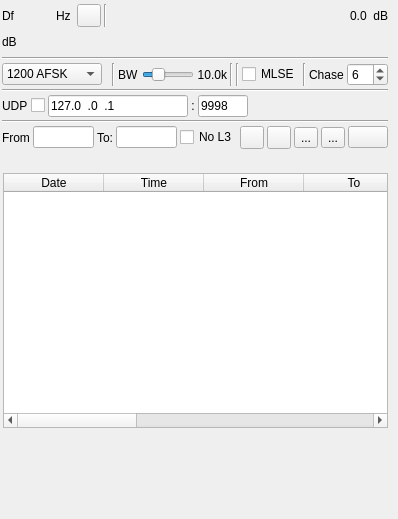
<?xml version="1.0" encoding="UTF-8"?>
<ui version="4.0">
 <class>PacketDemodGUI</class>
 <widget class="RollupContents" name="PacketDemodGUI">
  <property name="geometry">
   <rect>
    <x>0</x>
    <y>0</y>
    <width>398</width>
    <height>519</height>
   </rect>
  </property>
  <property name="sizePolicy">
   <sizepolicy hsizetype="Expanding" vsizetype="Expanding">
    <horstretch>0</horstretch>
    <verstretch>0</verstretch>
   </sizepolicy>
  </property>
  <property name="minimumSize">
   <size>
    <width>352</width>
    <height>0</height>
   </size>
  </property>
  <property name="font">
   <font>
    <family>Liberation Sans</family>
    <pointsize>9</pointsize>
   </font>
  </property>
  <property name="focusPolicy">
   <enum>Qt::FocusPolicy::StrongFocus</enum>
  </property>
  <property name="windowTitle">
   <string>Packet Demodulator</string>
  </property>
  <widget class="QWidget" name="settingsContainer" native="true">
   <property name="geometry">
    <rect>
     <x>0</x>
     <y>0</y>
     <width>390</width>
     <height>151</height>
    </rect>
   </property>
   <property name="minimumSize">
    <size>
     <width>350</width>
     <height>0</height>
    </size>
   </property>
   <property name="windowTitle">
    <string>Settings</string>
   </property>
   <layout class="QVBoxLayout" name="verticalLayout">
    <property name="spacing">
     <number>3</number>
    </property>
    <property name="leftMargin">
     <number>2</number>
    </property>
    <property name="topMargin">
     <number>2</number>
    </property>
    <property name="rightMargin">
     <number>2</number>
    </property>
    <property name="bottomMargin">
     <number>2</number>
    </property>
    <item>
     <layout class="QHBoxLayout" name="powLayout">
      <property name="topMargin">
       <number>2</number>
      </property>
      <item>
       <widget class="QLabel" name="deltaFrequencyLabel">
        <property name="minimumSize">
         <size>
          <width>16</width>
          <height>0</height>
         </size>
        </property>
        <property name="text">
         <string>Df</string>
        </property>
       </widget>
      </item>
      <item>
       <widget class="ValueDialZ" name="deltaFrequency" native="true">
        <property name="sizePolicy">
         <sizepolicy hsizetype="Maximum" vsizetype="Maximum">
          <horstretch>0</horstretch>
          <verstretch>0</verstretch>
         </sizepolicy>
        </property>
        <property name="minimumSize">
         <size>
          <width>32</width>
          <height>16</height>
         </size>
        </property>
        <property name="font">
         <font>
          <family>Liberation Mono</family>
          <pointsize>12</pointsize>
         </font>
        </property>
        <property name="cursor">
         <cursorShape>PointingHandCursor</cursorShape>
        </property>
        <property name="focusPolicy">
         <enum>Qt::FocusPolicy::StrongFocus</enum>
        </property>
        <property name="toolTip">
         <string>Demod shift frequency from center in Hz</string>
        </property>
       </widget>
      </item>
      <item>
       <widget class="QLabel" name="deltaUnits">
        <property name="text">
         <string>Hz </string>
        </property>
       </widget>
      </item>
      <item>
       <widget class="ButtonSwitch" name="linkFrequencyOffset">
        <property name="toolTip">
         <string>Keep frequency offset in sync with other linked packet modulators and demodulators</string>
        </property>
        <property name="text">
         <string/>
        </property>
        <property name="icon">
         <iconset resource="../../../sdrgui/resources/res.qrc">
          <normaloff>:/link.png</normaloff>:/link.png</iconset>
        </property>
        <property name="checkable">
         <bool>true</bool>
        </property>
       </widget>
      </item>
      <item>
       <widget class="Line" name="line">
        <property name="orientation">
         <enum>Qt::Orientation::Vertical</enum>
        </property>
       </widget>
      </item>
      <item>
       <spacer name="horizontalSpacer">
        <property name="orientation">
         <enum>Qt::Orientation::Horizontal</enum>
        </property>
        <property name="sizeHint" stdset="0">
         <size>
          <width>40</width>
          <height>20</height>
         </size>
        </property>
       </spacer>
      </item>
      <item>
       <layout class="QHBoxLayout" name="channelPowerLayout">
        <item>
         <widget class="QLabel" name="channelPower">
          <property name="toolTip">
           <string>Channel power</string>
          </property>
          <property name="layoutDirection">
           <enum>Qt::LayoutDirection::RightToLeft</enum>
          </property>
          <property name="text">
           <string>0.0</string>
          </property>
         </widget>
        </item>
        <item>
         <widget class="QLabel" name="channelPowerUnits">
          <property name="text">
           <string> dB</string>
          </property>
         </widget>
        </item>
       </layout>
      </item>
     </layout>
    </item>
    <item>
     <layout class="QHBoxLayout" name="powerLayout">
      <item>
       <widget class="QLabel" name="channelPowerMeterUnits">
        <property name="text">
         <string>dB</string>
        </property>
       </widget>
      </item>
      <item>
       <widget class="LevelMeterSignalDB" name="channelPowerMeter" native="true">
        <property name="sizePolicy">
         <sizepolicy hsizetype="Expanding" vsizetype="MinimumExpanding">
          <horstretch>0</horstretch>
          <verstretch>0</verstretch>
         </sizepolicy>
        </property>
        <property name="minimumSize">
         <size>
          <width>0</width>
          <height>24</height>
         </size>
        </property>
        <property name="font">
         <font>
          <family>Liberation Mono</family>
          <pointsize>8</pointsize>
         </font>
        </property>
        <property name="toolTip">
         <string>Level meter (dB) top trace: average, bottom trace: instantaneous peak, tip: peak hold</string>
        </property>
       </widget>
      </item>
     </layout>
    </item>
    <item>
     <widget class="Line" name="line_5">
      <property name="orientation">
       <enum>Qt::Orientation::Horizontal</enum>
      </property>
     </widget>
    </item>
    <item>
     <layout class="QHBoxLayout" name="phySettingsLayout">
      <item>
       <widget class="QComboBox" name="mode">
        <property name="minimumSize">
         <size>
          <width>100</width>
          <height>0</height>
         </size>
        </property>
        <property name="toolTip">
         <string>Baud rate and modulation</string>
        </property>
        <item>
         <property name="text">
          <string>1200 AFSK</string>
         </property>
        </item>
        <item>
         <property name="text">
          <string>9600 G3RUH</string>
         </property>
        </item>
       </widget>
      </item>
      <item>
       <spacer name="horizontalSpacer_2">
        <property name="orientation">
         <enum>Qt::Orientation::Horizontal</enum>
        </property>
        <property name="sizeHint" stdset="0">
         <size>
          <width>40</width>
          <height>20</height>
         </size>
        </property>
       </spacer>
      </item>
      <item>
       <widget class="Line" name="line_4">
        <property name="orientation">
         <enum>Qt::Orientation::Vertical</enum>
        </property>
       </widget>
      </item>
      <item>
       <widget class="QLabel" name="rfBWLabel">
        <property name="text">
         <string>BW</string>
        </property>
       </widget>
      </item>
      <item>
       <widget class="QSlider" name="rfBW">
        <property name="sizePolicy">
         <sizepolicy hsizetype="Expanding" vsizetype="Minimum">
          <horstretch>0</horstretch>
          <verstretch>0</verstretch>
         </sizepolicy>
        </property>
        <property name="minimumSize">
         <size>
          <width>0</width>
          <height>0</height>
         </size>
        </property>
        <property name="toolTip">
         <string>RF bandwidth</string>
        </property>
        <property name="minimum">
         <number>10</number>
        </property>
        <property name="maximum">
         <number>400</number>
        </property>
        <property name="pageStep">
         <number>1</number>
        </property>
        <property name="value">
         <number>100</number>
        </property>
        <property name="orientation">
         <enum>Qt::Orientation::Horizontal</enum>
        </property>
       </widget>
      </item>
      <item>
       <widget class="QLabel" name="rfBWText">
        <property name="minimumSize">
         <size>
          <width>30</width>
          <height>0</height>
         </size>
        </property>
        <property name="text">
         <string>10.0k</string>
        </property>
        <property name="alignment">
         <set>Qt::AlignmentFlag::AlignRight|Qt::AlignmentFlag::AlignTrailing|Qt::AlignmentFlag::AlignVCenter</set>
        </property>
       </widget>
      </item>
      <item>
       <widget class="Line" name="line_2">
        <property name="orientation">
         <enum>Qt::Orientation::Vertical</enum>
        </property>
       </widget>
      </item>
      <item>
       <widget class="Line" name="lineMlse">
        <property name="orientation">
         <enum>Qt::Orientation::Vertical</enum>
        </property>
       </widget>
      </item>
      <item>
       <widget class="QCheckBox" name="mlse">
        <property name="toolTip">
         <string>Use maximum likelihood sequence estimator (MLSE), instead of running tone correlators on an FM discriminator. Worth about 9 dB of sensitivity, but requires more processing power.</string>
        </property>
        <property name="text">
         <string>MLSE</string>
        </property>
       </widget>
      </item>
      <item>
       <widget class="Line" name="lineChase">
        <property name="orientation">
         <enum>Qt::Orientation::Vertical</enum>
        </property>
       </widget>
      </item>
      <item>
       <widget class="QLabel" name="chaseLabel">
        <property name="text">
         <string>Chase</string>
        </property>
       </widget>
      </item>
      <item>
       <widget class="QSpinBox" name="chase">
        <property name="toolTip">
         <string>Chase decoding depth. When a frame fails its CRC, the demodulator retries it with the least confident symbol decisions inverted, and accepts the result if the CRC then passes and the callsigns are valid. Higher values recover more packets but take more CPU. 0 disables.</string>
        </property>
        <property name="minimum">
         <number>0</number>
        </property>
        <property name="maximum">
         <number>12</number>
        </property>
        <property name="value">
         <number>6</number>
        </property>
       </widget>
      </item>
     </layout>
    </item>
    <item>
     <widget class="Line" name="line_6">
      <property name="orientation">
       <enum>Qt::Orientation::Horizontal</enum>
      </property>
     </widget>
    </item>
    <item>
     <layout class="QHBoxLayout" name="udpLayout">
      <item>
       <widget class="QLabel" name="udpEnabledLabel">
        <property name="text">
         <string>UDP</string>
        </property>
       </widget>
      </item>
      <item>
       <widget class="QCheckBox" name="udpEnabled">
        <property name="toolTip">
         <string>Send packets via UDP</string>
        </property>
        <property name="layoutDirection">
         <enum>Qt::LayoutDirection::RightToLeft</enum>
        </property>
        <property name="text">
         <string/>
        </property>
       </widget>
      </item>
      <item>
       <widget class="QLineEdit" name="udpAddress">
        <property name="minimumSize">
         <size>
          <width>120</width>
          <height>0</height>
         </size>
        </property>
        <property name="focusPolicy">
         <enum>Qt::FocusPolicy::ClickFocus</enum>
        </property>
        <property name="toolTip">
         <string>Destination UDP address</string>
        </property>
        <property name="inputMask">
         <string>000.000.000.000</string>
        </property>
        <property name="text">
         <string>127.0.0.1</string>
        </property>
       </widget>
      </item>
      <item>
       <widget class="QLabel" name="udpSeparator">
        <property name="text">
         <string>:</string>
        </property>
        <property name="alignment">
         <set>Qt::AlignmentFlag::AlignCenter</set>
        </property>
       </widget>
      </item>
      <item>
       <widget class="QLineEdit" name="udpPort">
        <property name="minimumSize">
         <size>
          <width>50</width>
          <height>0</height>
         </size>
        </property>
        <property name="maximumSize">
         <size>
          <width>50</width>
          <height>16777215</height>
         </size>
        </property>
        <property name="focusPolicy">
         <enum>Qt::FocusPolicy::ClickFocus</enum>
        </property>
        <property name="toolTip">
         <string>Destination UDP port</string>
        </property>
        <property name="inputMask">
         <string>00000</string>
        </property>
        <property name="text">
         <string>9998</string>
        </property>
       </widget>
      </item>
      <item>
       <spacer name="horizontalSpacer_4">
        <property name="orientation">
         <enum>Qt::Orientation::Horizontal</enum>
        </property>
        <property name="sizeHint" stdset="0">
         <size>
          <width>40</width>
          <height>20</height>
         </size>
        </property>
       </spacer>
      </item>
     </layout>
    </item>
    <item>
     <widget class="Line" name="line_3">
      <property name="orientation">
       <enum>Qt::Orientation::Horizontal</enum>
      </property>
     </widget>
    </item>
    <item>
     <layout class="QHBoxLayout" name="filterLayout">
      <item>
       <widget class="QLabel" name="filterFromLabel">
        <property name="text">
         <string>From</string>
        </property>
       </widget>
      </item>
      <item>
       <widget class="QLineEdit" name="filterFrom">
        <property name="toolTip">
         <string>Display only packets where the source address (From) matches the specified regular expression</string>
        </property>
       </widget>
      </item>
      <item>
       <widget class="QLabel" name="filterToLabel">
        <property name="text">
         <string>To:</string>
        </property>
       </widget>
      </item>
      <item>
       <widget class="QLineEdit" name="filterTo">
        <property name="toolTip">
         <string>Display only packets where the destination address (To) matches the specified regular expression</string>
        </property>
        <property name="text">
         <string/>
        </property>
       </widget>
      </item>
      <item>
       <widget class="QCheckBox" name="filterPID">
        <property name="toolTip">
         <string>Check to display only packets with PID set to No L3 (f0). This is typically used for APRS and BBS packets.</string>
        </property>
        <property name="text">
         <string>No L3</string>
        </property>
       </widget>
      </item>
      <item>
       <spacer name="horizontalSpacer_3">
        <property name="orientation">
         <enum>Qt::Orientation::Horizontal</enum>
        </property>
        <property name="sizeHint" stdset="0">
         <size>
          <width>40</width>
          <height>20</height>
         </size>
        </property>
       </spacer>
      </item>
      <item>
       <widget class="ButtonSwitch" name="useFileTime">
        <property name="maximumSize">
         <size>
          <width>24</width>
          <height>16777215</height>
         </size>
        </property>
        <property name="toolTip">
         <string>Check to use date and time from input file. Uncheck to use date and time from clock.</string>
        </property>
        <property name="text">
         <string/>
        </property>
        <property name="icon">
         <iconset resource="../../../sdrgui/resources/res.qrc">
          <normaloff>:/clockcurrent.png</normaloff>
          <normalon>:/clockfile.png</normalon>:/clockcurrent.png</iconset>
        </property>
       </widget>
      </item>
      <item>
       <widget class="ButtonSwitch" name="logEnable">
        <property name="maximumSize">
         <size>
          <width>24</width>
          <height>16777215</height>
         </size>
        </property>
        <property name="toolTip">
         <string>Start/stop logging of received packets to .csv file</string>
        </property>
        <property name="text">
         <string/>
        </property>
        <property name="icon">
         <iconset resource="../../../sdrgui/resources/res.qrc">
          <normaloff>:/record_off.png</normaloff>:/record_off.png</iconset>
        </property>
       </widget>
      </item>
      <item>
       <widget class="QToolButton" name="logFilename">
        <property name="toolTip">
         <string>Set log .csv filename</string>
        </property>
        <property name="text">
         <string>...</string>
        </property>
        <property name="icon">
         <iconset resource="../../../sdrgui/resources/res.qrc">
          <normaloff>:/save.png</normaloff>:/save.png</iconset>
        </property>
        <property name="checkable">
         <bool>false</bool>
        </property>
       </widget>
      </item>
      <item>
       <widget class="QToolButton" name="logOpen">
        <property name="toolTip">
         <string>Read data from .csv log file</string>
        </property>
        <property name="text">
         <string>...</string>
        </property>
        <property name="icon">
         <iconset resource="../../../sdrgui/resources/res.qrc">
          <normaloff>:/load.png</normaloff>:/load.png</iconset>
        </property>
        <property name="checkable">
         <bool>false</bool>
        </property>
       </widget>
      </item>
      <item>
       <widget class="QPushButton" name="clearTable">
        <property name="toolTip">
         <string>Clear packets from table</string>
        </property>
        <property name="text">
         <string/>
        </property>
        <property name="icon">
         <iconset resource="../../../sdrgui/resources/res.qrc">
          <normaloff>:/bin.png</normaloff>:/bin.png</iconset>
        </property>
       </widget>
      </item>
     </layout>
    </item>
   </layout>
  </widget>
  <widget class="QWidget" name="dataContainer" native="true">
   <property name="geometry">
    <rect>
     <x>0</x>
     <y>170</y>
     <width>391</width>
     <height>261</height>
    </rect>
   </property>
   <property name="sizePolicy">
    <sizepolicy hsizetype="Expanding" vsizetype="Expanding">
     <horstretch>0</horstretch>
     <verstretch>0</verstretch>
    </sizepolicy>
   </property>
   <property name="windowTitle">
    <string>Received Packets</string>
   </property>
   <layout class="QVBoxLayout" name="verticalLayoutTable">
    <property name="spacing">
     <number>2</number>
    </property>
    <property name="leftMargin">
     <number>3</number>
    </property>
    <property name="topMargin">
     <number>3</number>
    </property>
    <property name="rightMargin">
     <number>3</number>
    </property>
    <property name="bottomMargin">
     <number>3</number>
    </property>
    <item>
     <widget class="QTableWidget" name="packets">
      <property name="toolTip">
       <string>Received packets</string>
      </property>
      <property name="editTriggers">
       <set>QAbstractItemView::EditTrigger::NoEditTriggers</set>
      </property>
      <column>
       <property name="text">
        <string>Date</string>
       </property>
       <property name="toolTip">
        <string>Date packet was received</string>
       </property>
      </column>
      <column>
       <property name="text">
        <string>Time</string>
       </property>
       <property name="toolTip">
        <string>Time packet was received</string>
       </property>
      </column>
      <column>
       <property name="text">
        <string>From</string>
       </property>
       <property name="toolTip">
        <string>Source callsign/address</string>
       </property>
      </column>
      <column>
       <property name="text">
        <string>To</string>
       </property>
       <property name="toolTip">
        <string>Destination callsign/address</string>
       </property>
      </column>
      <column>
       <property name="text">
        <string>Via</string>
       </property>
       <property name="toolTip">
        <string>Repeater addresses</string>
       </property>
      </column>
      <column>
       <property name="text">
        <string>Type</string>
       </property>
       <property name="toolTip">
        <string>AX.25 frame type</string>
       </property>
      </column>
      <column>
       <property name="text">
        <string>PID</string>
       </property>
       <property name="toolTip">
        <string>Layer 3 protocol ID</string>
       </property>
      </column>
      <column>
       <property name="text">
        <string>Data</string>
       </property>
       <property name="toolTip">
        <string>Packet data as UTF-8 character string</string>
       </property>
      </column>
      <column>
       <property name="text">
        <string>Data (Hex)</string>
       </property>
       <property name="toolTip">
        <string>Packet data as hex</string>
       </property>
      </column>
     </widget>
    </item>
   </layout>
  </widget>
 </widget>
 <customwidgets>
  <customwidget>
   <class>ButtonSwitch</class>
   <extends>QToolButton</extends>
   <header>gui/buttonswitch.h</header>
  </customwidget>
  <customwidget>
   <class>RollupContents</class>
   <extends>QWidget</extends>
   <header>gui/rollupcontents.h</header>
   <container>1</container>
  </customwidget>
  <customwidget>
   <class>ValueDialZ</class>
   <extends>QWidget</extends>
   <header>gui/valuedialz.h</header>
   <container>1</container>
  </customwidget>
  <customwidget>
   <class>LevelMeterSignalDB</class>
   <extends>QWidget</extends>
   <header>gui/levelmeter.h</header>
   <container>1</container>
  </customwidget>
 </customwidgets>
 <tabstops>
  <tabstop>packets</tabstop>
 </tabstops>
 <resources>
  <include location="../../../sdrgui/resources/res.qrc"/>
 </resources>
 <connections/>
</ui>
